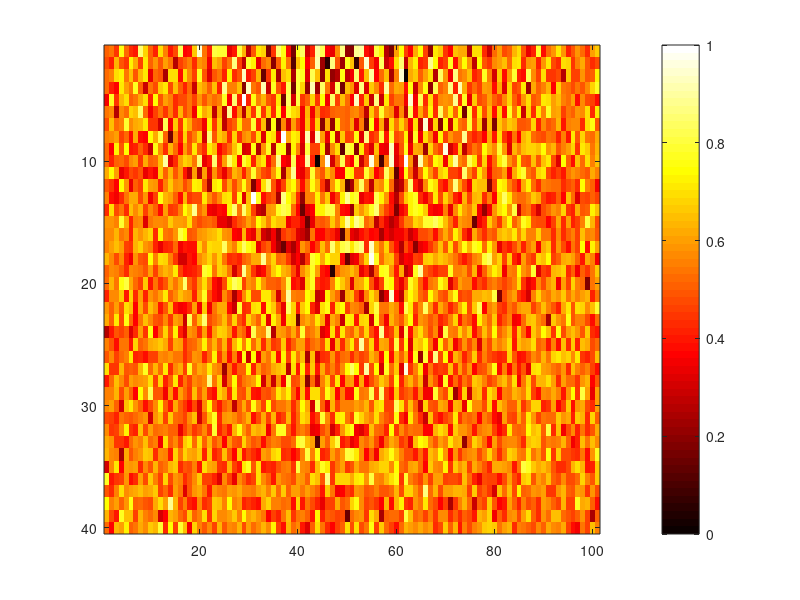

The MATLAB script that drew this image: (Note: this script raises an error after producing the figure.)
% mel_spectrogram.m — Mel 频谱可视化 (生成样本数据)
% 用正弦扫频模拟真实 Mel 谱外观

mel = zeros(40, 101);
for f = 1:40
    freq = 20 + f * 5;
    for t = 1:101
        mel(f, t) = cos(2*pi*freq*t/101) * exp(-0.5*((t-50)/25)^2) * (1 - f/50);
    end
end
mel = mel + randn(40, 101) * 0.3;
mel = mel - min(mel(:));
mel = mel / max(mel(:));

figure('Position', [100 100 800 300]);
imagesc(mel);
colormap(hot);
c = colorbar;
c.Label.String = 'Log Energy (dB)';
xlabel('Frame (101 frames = 1 sec)');
ylabel('Mel Filter Bank (0-40)');
title('Log-Mel Spectrogram Example', 'FontSize', 14);

exportgraphics(gcf, 'mel_spectrogram.png', 'Resolution', 200);
disp('Saved: mel_spectrogram.png');
